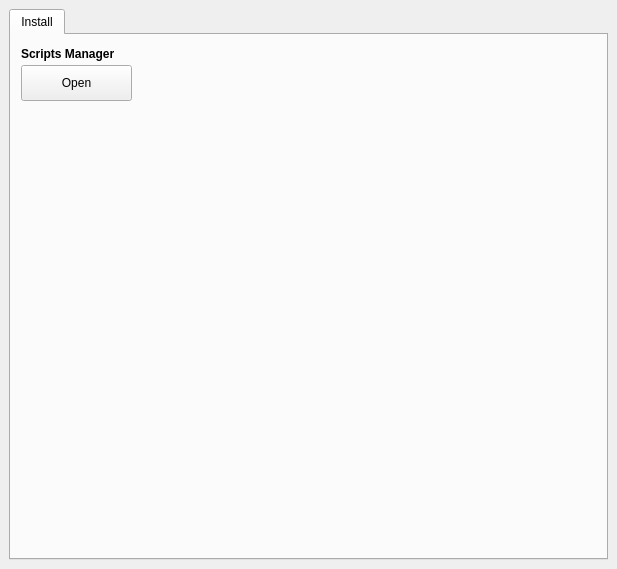
    <widget class="QWidget" name="tab">
     <attribute name="icon">
      <iconset resource="ubunsys.qrc">
       <normaloff>:/images/package-box-with-down-arrow.png</normaloff>:/images/package-box-with-down-arrow.png</iconset>
     </attribute>
     <attribute name="title">
      <string/>
     </attribute>
     <widget class="QTabWidget" name="tabWidget_10">
      <property name="geometry">
       <rect>
        <x>9</x>
        <y>9</y>
        <width>599</width>
        <height>551</height>
       </rect>
      </property>
      <property name="font">
       <font>
        <weight>50</weight>
        <bold>false</bold>
       </font>
      </property>
      <property name="autoFillBackground">
       <bool>false</bool>
      </property>
      <property name="currentIndex">
       <number>0</number>
      </property>
      <widget class="QWidget" name="tab_29">
       <attribute name="title">
        <string>Install</string>
       </attribute>
       <widget class="QLabel" name="label_36">
        <property name="geometry">
         <rect>
          <x>10</x>
          <y>10</y>
          <width>141</width>
          <height>17</height>
         </rect>
        </property>
        <property name="font">
         <font>
          <weight>75</weight>
          <bold>true</bold>
         </font>
        </property>
        <property name="text">
         <string>Scripts Manager</string>
        </property>
       </widget>
       <widget class="QPushButton" name="runScriptsManager">
        <property name="geometry">
         <rect>
          <x>10</x>
          <y>30</y>
          <width>111</width>
          <height>36</height>
         </rect>
        </property>
        <property name="whatsThis">
         <string/>
        </property>
        <property name="text">
         <string>Open</string>
        </property>
        <property name="iconSize">
         <size>
          <width>30</width>
          <height>30</height>
         </size>
        </property>
        <property name="shortcut">
         <string/>
        </property>
        <property name="checkable">
         <bool>false</bool>
        </property>
       </widget>
      </widget>
     </widget>
    </widget>
